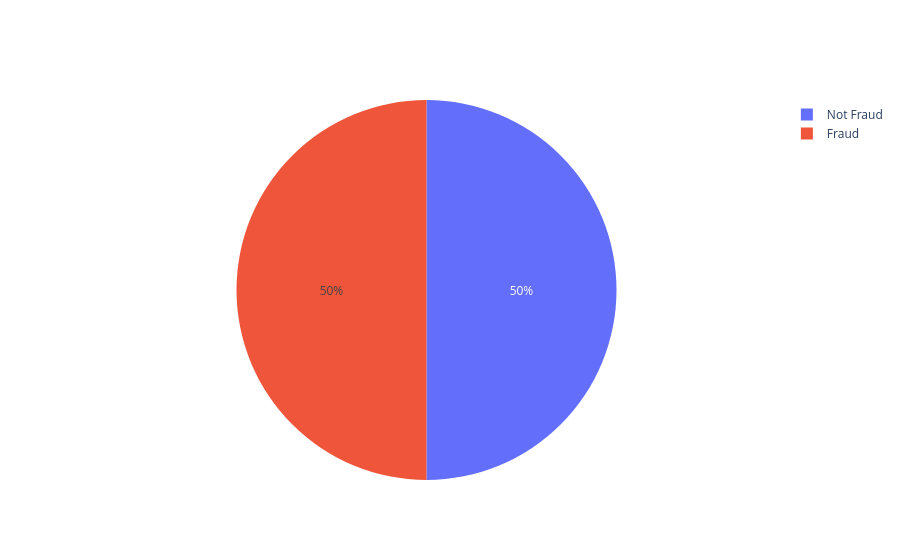

The notebook cell this image was saved under:
### Code cell
#Checking for balance in target
fig = go.Figure(data=[go.Pie(labels=['Not Fraud','Fraud'], values=y_res['isFraud'].value_counts())])
fig.show()

### Figure 1 — Plotly figure (JSON) as saved in the notebook; plotly's stock layout.template omitted (floating-point values rounded to 4 significant figures)
{"data": [{"labels": ["Not Fraud", "Fraud"], "type": "pie", "values": [8213, 8213]}], "layout": {}}
